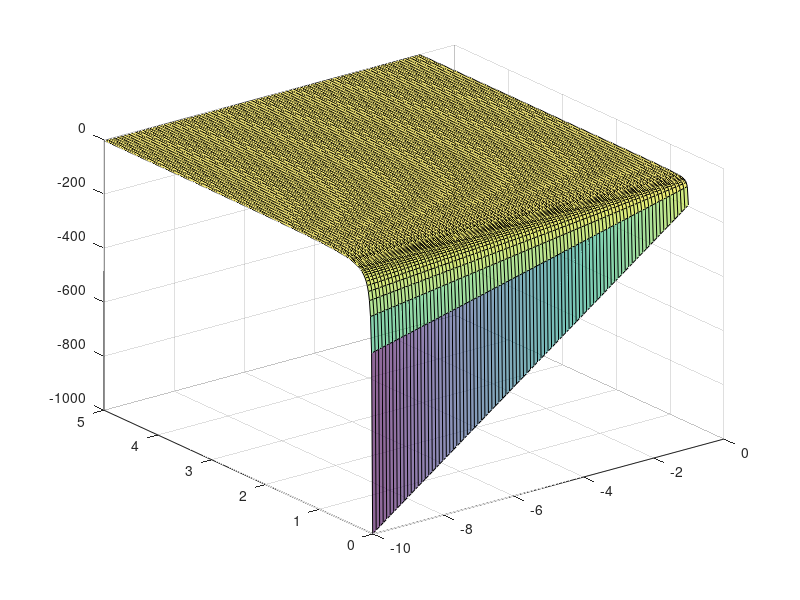

The MATLAB source for this figure: (Note: this script raises an error after producing the figure.)

%% Example 2

% feasible region 
% clear;
% 
% opts =  sdpsettings('solver','mosek');
% 
% 
% sdpvar a b c
% const = [a <= -1; a >=-5];
% const = [const, b*c <= a, b>=0, b <= 10, c >= -10];
% 
% plot(const,[a,b,c],'r',100,opts);                  %% boundary points %

clear;close all;

a  = -10:0.1:-1;
bp = 0.01:0.02:5;

[X,Y] = meshgrid(a,bp);
Z = X./Y;
figure;
s = surf(X,Y,Z,'FaceAlpha',0.6);
s.EdgeColor = 'none';
hold on;

[X1,Y1] = meshgrid(a,-bp);
Z1 = X1./Y1;
s = surf(X1,Y1,Z1,'FaceAlpha',0.6);
s.EdgeColor = 'none';

%xlim([0,2]);ylim([0,2])
zlim([-50,50])
ylabel('$B_{K}$','Interpreter','latex','FontSize',10);
xlabel('$A_{K}$','Interpreter','latex','FontSize',10);
zlabel('$C_{K}$','Interpreter','latex','FontSize',10);
set(gcf,'Position',[250 150 300 300]);
set(gca,'TickLabelInterpreter','latex')
view(-110,20)
print(gcf,'Fig1','-painters','-depsc','-r600')

%%  
a = -2;
v = -5:0.1:-0.1;  % plotting range from -5 to 5
y1 = a./v;
y2 = a./(-v);

y3 = max(y1).*ones(length(v),1);
y4 = min(y2).*ones(length(v),1);

figure;
plot(v,y1,'k:'); hold on
plot(-v,y2,'k:')
ylim([-8,12])
ax = gca;
ax.XAxisLocation = 'origin';
ax.YAxisLocation = 'origin';
box off


set(gca,'TickLabelInterpreter','latex','fontsize',12)
%set(gca,'XTickLabel',{'-5','-3','-1','1','3','5'},'XTick',[-5:2:5]);

set(gca, 'Layer', 'top');

% lables
text(8,1,'$$B_K$$','Interpreter','latex','FontSize',10)
text(0.5,9,'$$C_K$$','Interpreter','latex','FontSize',10)

% fill in region

% hold on
y = -8:0.05:10;
x = -8:0.05:10;
[k2, k1] = meshgrid(x,y);  % get 2-D mesh for x and y
conditions = (k1.*k2 > a);
cond = zeros(length(y),length(x))-100; % Initialize
cond(conditions) = nan;
s = surf(k1, k2, cond, 'FaceAlpha',0.6);
s.EdgeColor = 'none';

xlim([-8,10]);ylim([-8,10]);

set(gcf,'Position',[250 150 300 300]);
set(gca,'TickLabelInterpreter','latex')
%print(gcf,'Fig2.eps','-painters','-depsc','-r 600')
print(gcf,'Fig2','-painters','-dpng','-r 600')






